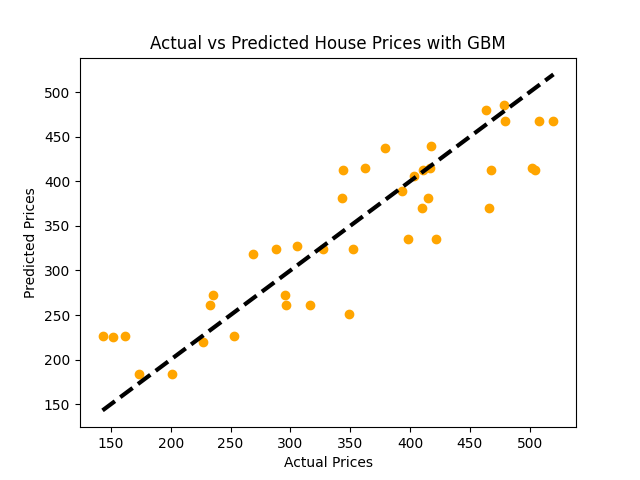

Here is the Python script that generated this plot:
import numpy as np
import pandas as pd
import matplotlib.pyplot as plt
from sklearn.model_selection import train_test_split
from sklearn.ensemble import GradientBoostingRegressor
from sklearn.metrics import mean_squared_error

# Seed for reproducibility
np.random.seed(42)

# Generate synthetic data
num_samples = 200
num_rooms = np.random.randint(3, 10, num_samples)
house_age = np.random.randint(1, 100, num_samples)
noise = np.random.normal(0, 50, num_samples)

# Assume a linear relation with price = 50*rooms + 0.5*age + noise
price = 50*num_rooms + 0.5*house_age + noise

# Create DataFrame
data = pd.DataFrame({'num_rooms': num_rooms, 'house_age': house_age, 'price': price})

# Plot
plt.scatter(data['num_rooms'], data['price'], label='Num Rooms vs Price', color = 'forestgreen')
plt.scatter(data['house_age'], data['price'], label='House Age vs Price', color = 'darkred')
plt.xlabel('Feature Value')
plt.ylabel('Price')
plt.legend()
plt.title('Scatter Plots of Features vs Price')
plt.show()

# Splitting data into training and testing sets
X = data[['num_rooms', 'house_age']]
y = data['price']
X_train, X_test, y_train, y_test = train_test_split(X, y, test_size=0.2, random_state=42)

# Initialize and train Gradient Boosting Regressor model
model_gbm = GradientBoostingRegressor(n_estimators=100, learning_rate=0.1, max_depth=1, random_state=42)
model_gbm.fit(X_train, y_train)

# Predictions
predictions = model_gbm.predict(X_test)

# Evaluate the model
mse = mean_squared_error(y_test, predictions)
rmse = np.sqrt(mse)
print(f"Mean Squared Error: {mse:.2f}")
print(f"Root Mean Squared Error: {rmse:.2f}")

# Visualization: Actual vs Predicted Prices
plt.scatter(y_test, predictions, color = 'orange')
plt.plot([y_test.min(), y_test.max()], [y_test.min(), y_test.max()], 'k--', lw=3)
plt.xlabel('Actual Prices')
plt.ylabel('Predicted Prices')
plt.title('Actual vs Predicted House Prices with GBM')
plt.show()
